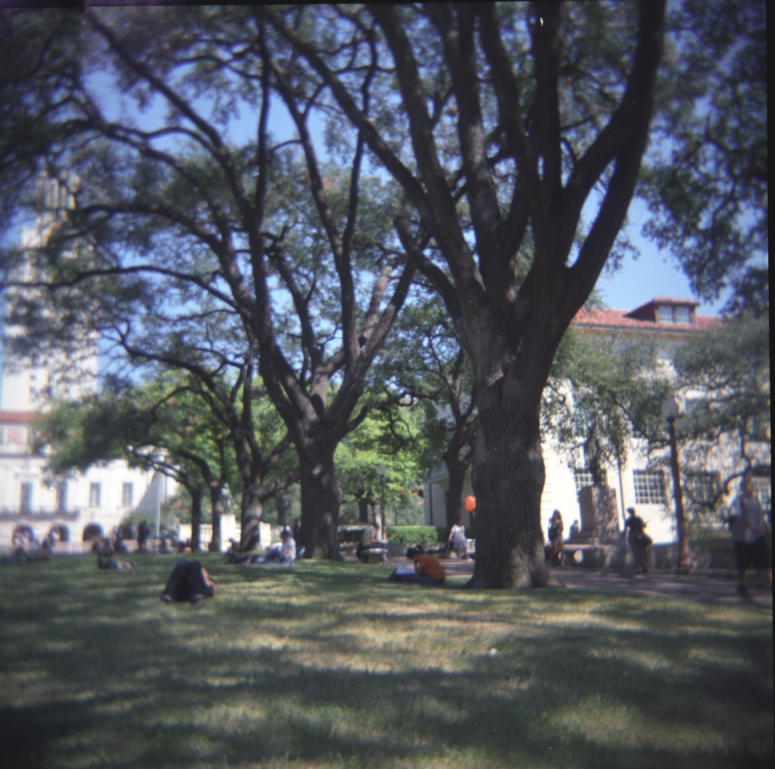
%> input picture inputSeamCarvingMall.jpg, 775 x 769 px
$ octave --eval "result = energy_image(imread('inputSeamCarvingMall.jpg'));"   (GNU Octave 9; MATLAB toolbox functions it lacks are replaced by stand-ins)
%> lines starting %> are read from the running program, lines starting %| are printed output that depends on the picture
function energyImage = energy_image(im)
	imGray = rgb2gray(im);
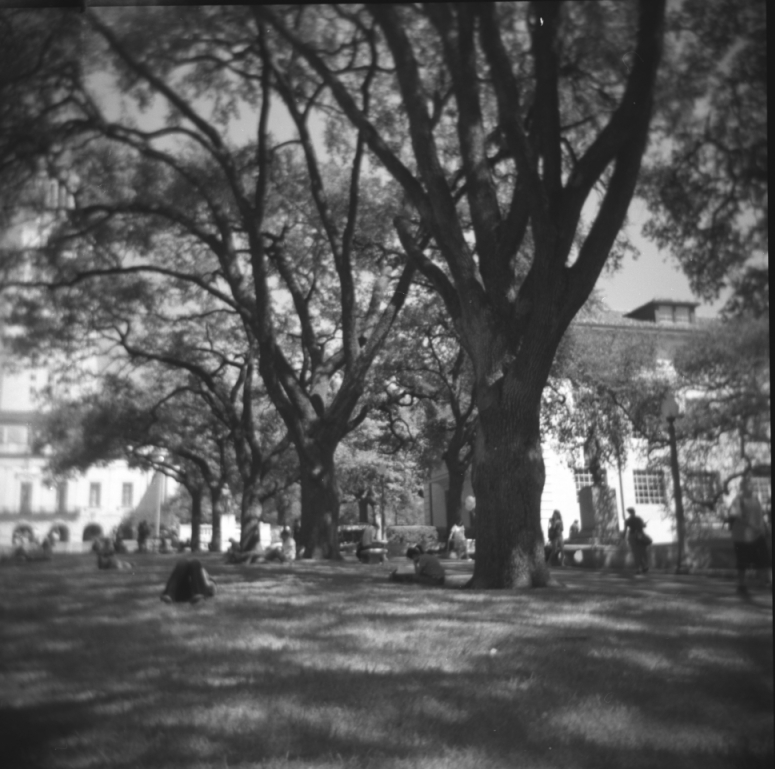
%> imGray: size 769x775 uint8; min 20, max 255, mean 88
	imshow(imGray);
	saveas(gcf,'gray.png');
	[Gx, Gy] = imgradientxy(imGray);
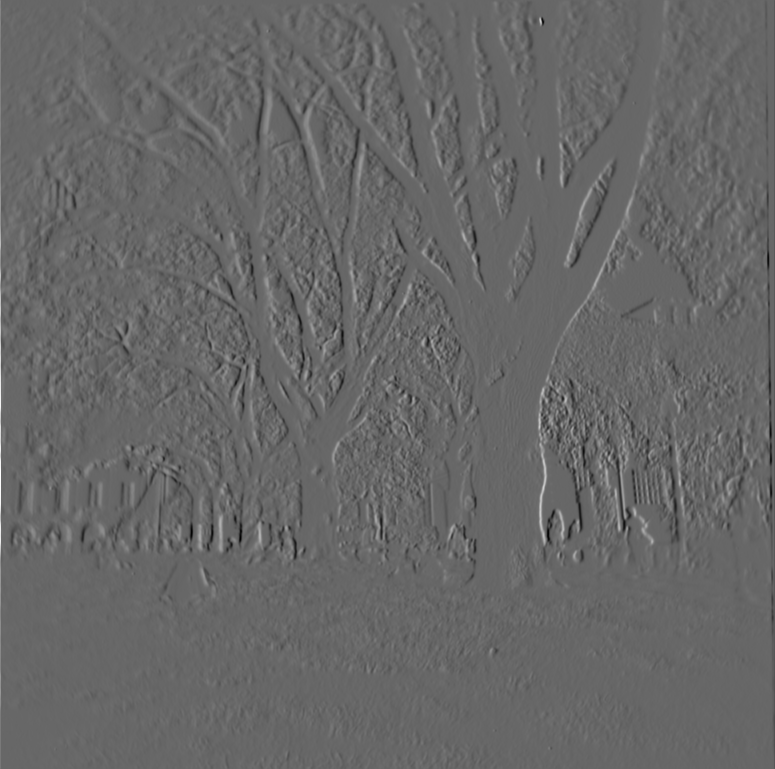
%> Gx: size 769x775 double; min -642, max 941, mean -0.4; drawn with min black and max white
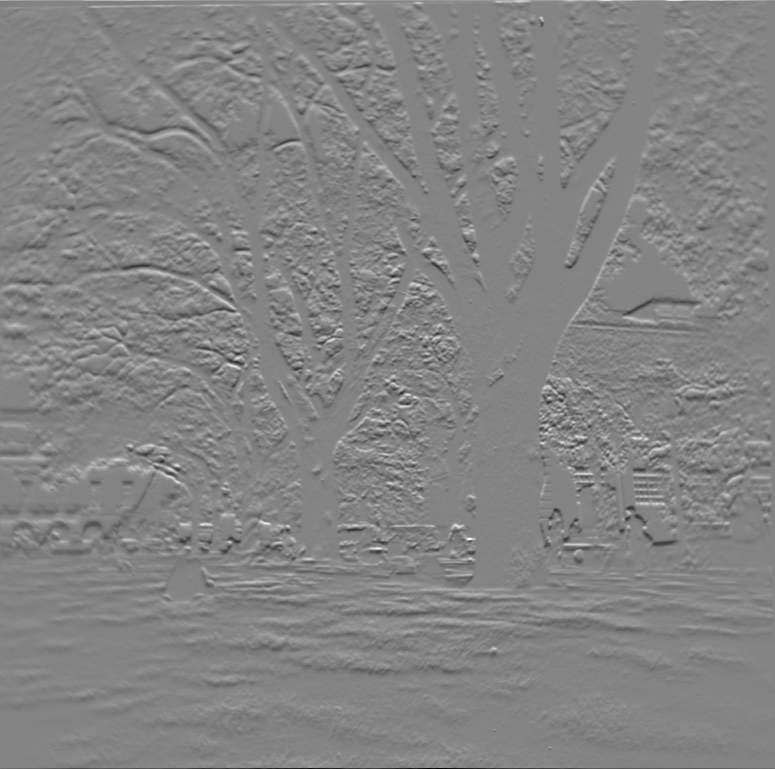
%> Gy: size 769x775 double; min -605, max 566, mean 0.2; drawn with min black and max white
	energyImage = sqrt( (Gx.^2) + (Gy.^2) );
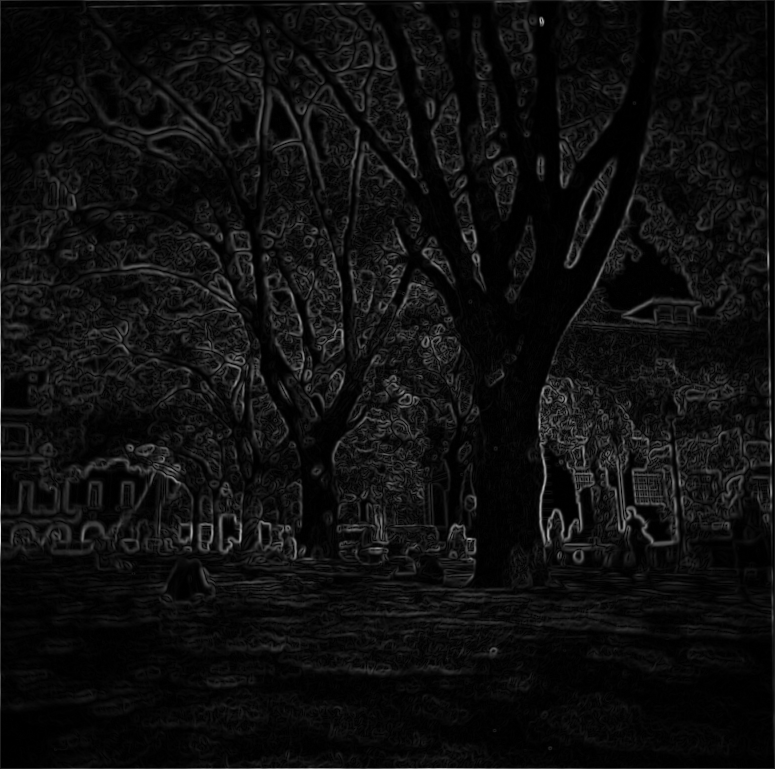
%> energyImage: size 769x775 double; min 0, max 941, mean 55.5; drawn with min black and max white
	imshow(energyImage, [0 64]);
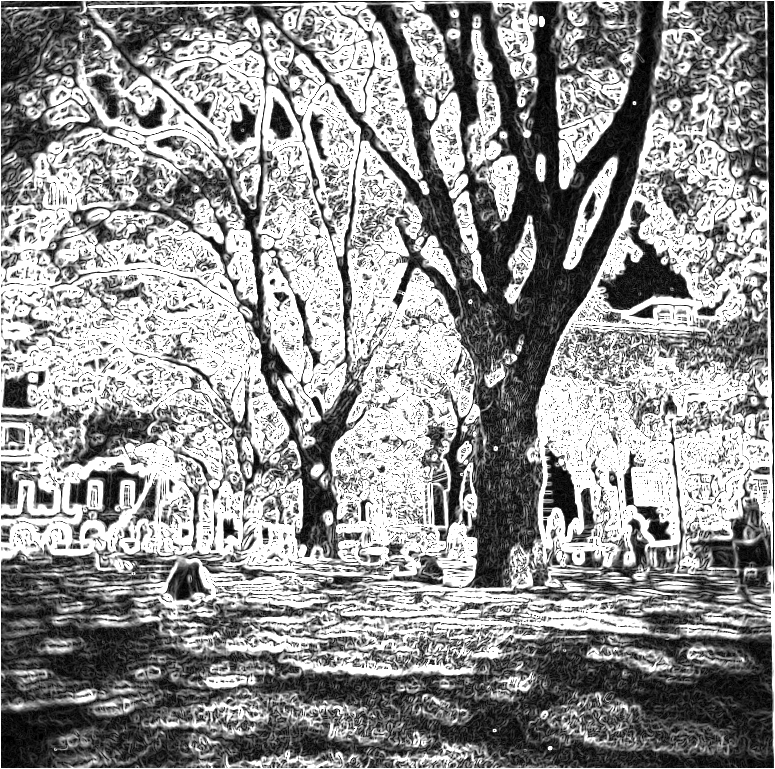
%> displayed picture: size 769x775, on the screen's scale of 0 to 255; min 0, max 255, mean 145.6
	saveas(gcf,'enIm.png');

$ run again, on inputSeamCarvingPrague.jpg
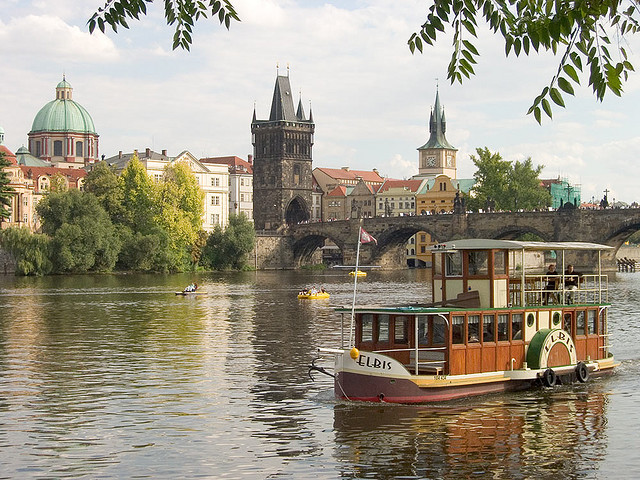
%> input picture inputSeamCarvingPrague.jpg, 640 x 480 px
%> in energy_image, `energyImage = sqrt( (Gx.^2) + (Gy.^2) );`:
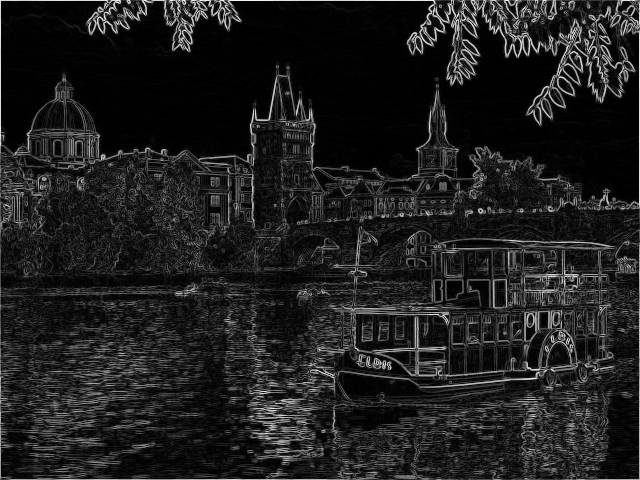
%> energyImage: size 480x640 double; min 0, max 1049.1, mean 128.8; drawn with min black and max white
%> in energy_image, `imshow(energyImage, [0 64]);`:
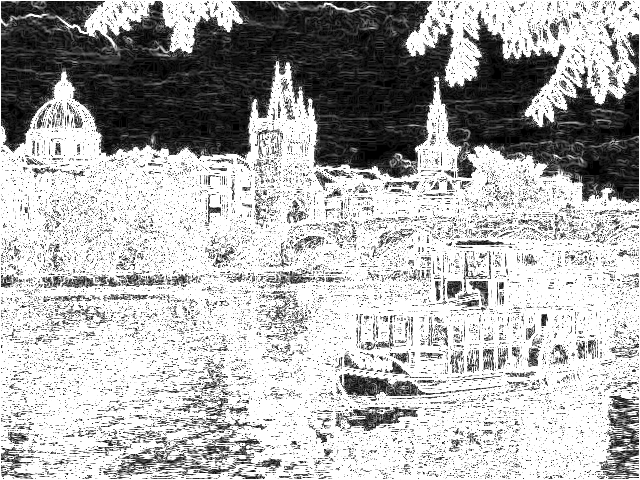
%> displayed picture: size 480x640, on the screen's scale of 0 to 255; min 0, max 255, mean 175.9
